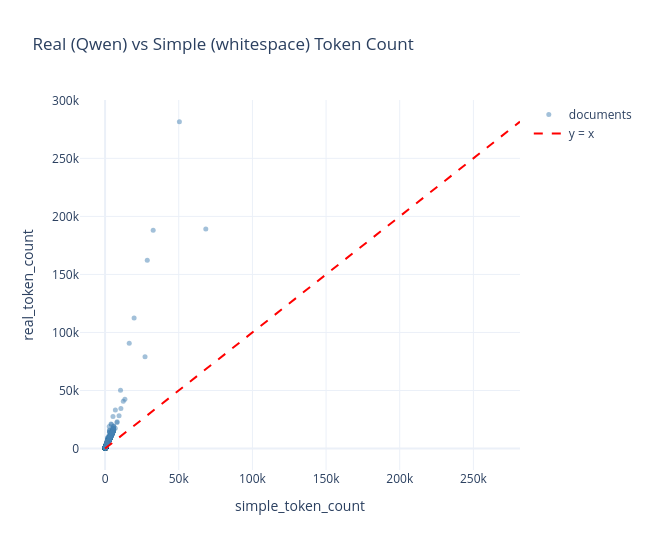

Notebook code for this chart:
### Code cell
import plotly.graph_objects as go

cmp = egvp_sampled_one_month[["simple_token_count", "real_token_count"]].dropna()

# Per-document ratio of real (Qwen) tokens to simple whitespace tokens
cmp = cmp.assign(ratio=cmp["real_token_count"] / cmp["simple_token_count"].replace(0, np.nan))

print("Summary:")
print(cmp[["simple_token_count", "real_token_count", "ratio"]].describe().round(2))
print(f"\nPearson correlation: {cmp['simple_token_count'].corr(cmp['real_token_count']):.4f}")
print(f"Median real/simple ratio: {cmp['ratio'].median():.2f}")
print(f"Mean real/simple ratio:   {cmp['ratio'].mean():.2f}")

# Scatter: simple vs real token count, with y=x reference line
max_val = int(cmp[["simple_token_count", "real_token_count"]].to_numpy().max())

fig = go.Figure()
fig.add_trace(go.Scatter(
    x=cmp["simple_token_count"], y=cmp["real_token_count"],
    mode="markers",
    marker=dict(color="steelblue", size=5, opacity=0.5),
    name="documents",
    hovertemplate="simple: %{x}<br>real: %{y}<extra></extra>",
))
fig.add_trace(go.Scatter(
    x=[0, max_val], y=[0, max_val],
    mode="lines", line=dict(color="red", dash="dash"),
    name="y = x",
))
fig.update_layout(
    title_text="Real (Qwen) vs Simple (whitespace) Token Count",
    xaxis_title="simple_token_count",
    yaxis_title="real_token_count",
    template="plotly_white",
    height=550, width=650,
)
fig.show()

### Figure 1 — Plotly figure (JSON) as saved in the notebook; plotly's stock layout.template omitted (floating-point values rounded to 4 significant figures; data arrays with more than 128 entries replaced by an {"elided": "..."} marker saying what was removed)
{"data": [{"hovertemplate": "simple: %{x}<br>real: %{y}<extra></extra>", "marker": {"color": "steelblue", "opacity": 0.5, "size": 5}, "mode": "markers", "name": "documents", "type": "scatter", "x": {"elided": "3536 int values"}, "y": {"elided": "3536 int values"}}, {"line": {"color": "red", "dash": "dash"}, "mode": "lines", "name": "y = x", "type": "scatter", "x": [0, 281631], "y": [0, 281631]}], "layout": {"height": 550, "title": {"text": "Real (Qwen) vs Simple (whitespace) Token Count"}, "width": 650, "xaxis": {"title": {"text": "simple_token_count"}}, "yaxis": {"title": {"text": "real_token_count"}}}}
